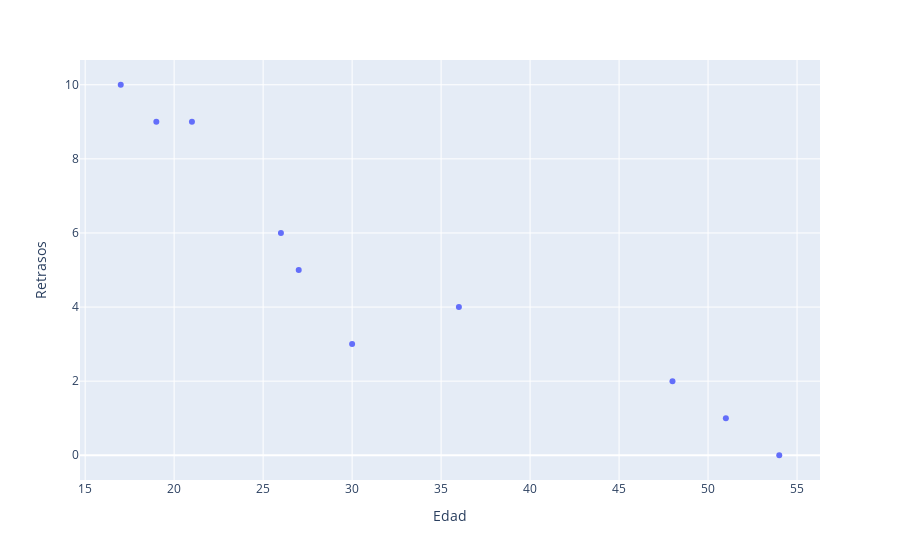

The code cell stored with this chart in its notebook:
### Markdown cell above
Dibuja un diagrama de dispersión (scatter plot) para los datos.

### Code cell
fig = px.scatter(student_data, x = 'Edad', y= 'Retrasos')
fig.show()

### Figure 1 — Plotly figure (JSON) as saved in the notebook; plotly's stock layout.template omitted (floating-point values rounded to 4 significant figures)
{"data": [{"hovertemplate": "Edad=%{x}<br>Retrasos=%{y}<extra></extra>", "legendgroup": "", "marker": {"color": "#636efa", "symbol": "circle"}, "mode": "markers", "name": "", "orientation": "v", "showlegend": false, "type": "scatter", "x": [17, 51, 27, 21, 36, 48, 19, 26, 54, 30], "xaxis": "x", "y": [10, 1, 5, 9, 4, 2, 9, 6, 0, 3], "yaxis": "y"}], "layout": {"autosize": true, "legend": {"tracegroupgap": 0}, "margin": {"t": 60}, "xaxis": {"anchor": "y", "autorange": true, "domain": [0, 1], "range": [14.76, 56.24], "title": {"text": "Edad"}, "type": "linear"}, "yaxis": {"anchor": "x", "autorange": true, "domain": [0, 1], "range": [-0.7743, 10.77], "title": {"text": "Retrasos"}, "type": "linear"}}}
